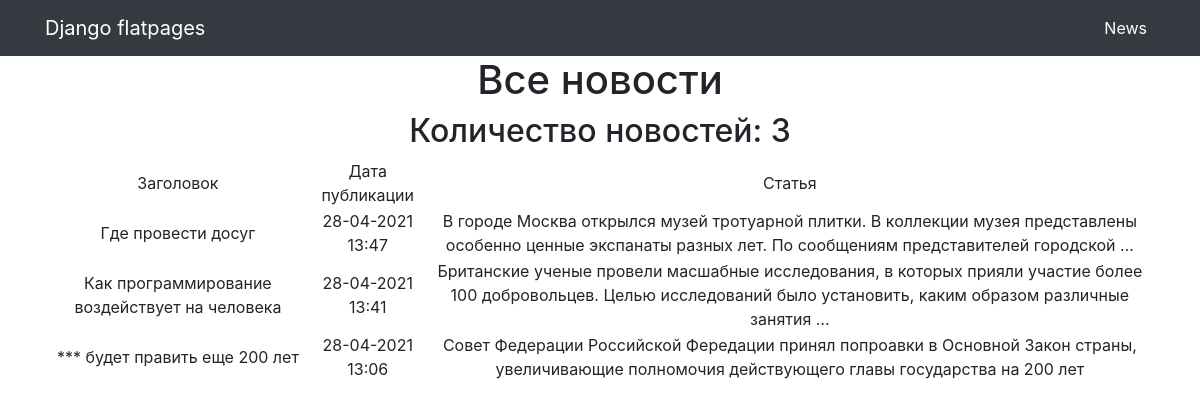
The app's page /allnews/, older data.
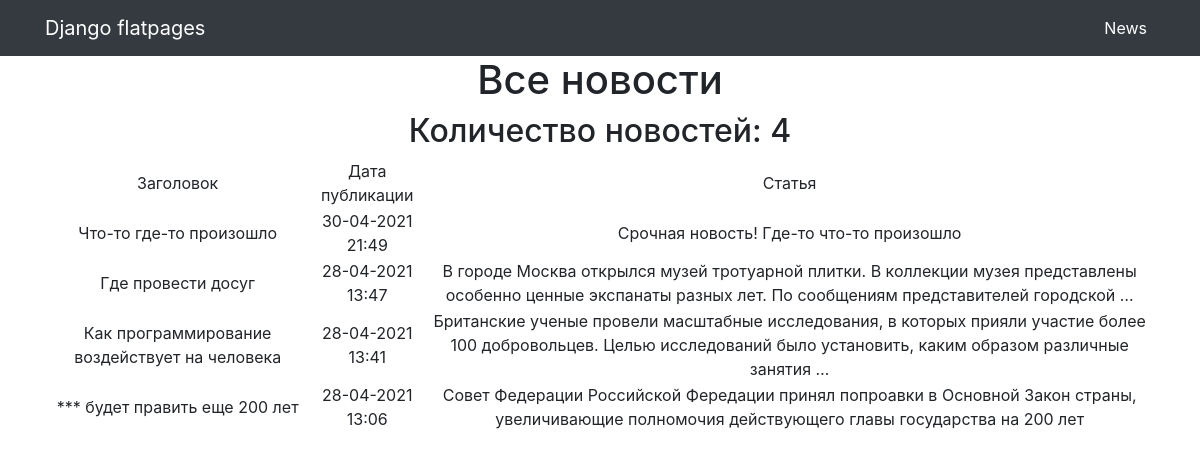
The same page, newer data.
### news/models.py (models this page shows, shortened)
class Post(models.Model):
    author = models.ForeignKey(to='Author',
                               on_delete = models.CASCADE,
                               related_name='allnews')
    type = models.CharField(max_length=3,
                            choices=POST_TYPES, )
    date_time = models.DateTimeField(auto_now_add=True)
    category = models.ManyToManyField(to='Category',
                                      through='PostCategory',
                                      related_name='allnews')
    header = models.TextField()
    text = models.TextField()
    rating = models.IntegerField(default=0)

### news/views.py (the view)
# urls.py: path('', NewsList.as_view()),
class NewsList(ListView):
    model = Post  # указываем модель, объекты которой мы будем выводить
    template_name = 'allnews.html'  # указываем имя шаблона, в котором будет лежать html, в котором будут все инструкции о том, как именно пользователю должны вывестись наши объекты
    context_object_name = 'allnews'  # это имя списка, в котором будут лежать все объекты, его надо указать, чтобы обратиться к самому списку объектов через html-шаблон
    queryset = Post.objects.order_by('-date_time')

### news/templatetags/custom_filters.py (called while the page is built)
@register.filter(name='censor') # регестрируем наш фильтр под именем multiply, чтоб django понимал, что это именно фильтр, а не простая функция
def censor(value): # первый аргумент здесь это то значение, к которому надо применить фильтр, второй аргуменит — это аргумент фильтра, т.е. примерно следующее будет в шаблоне value|multiply:arg
    for word in obscene_words:
        if word in value:
            new_value = value.replace(word, "***")
            return new_value
        else:
            return value

### templates/allnews.html (shortened to what this page needs)
{% extends 'flatpages/default.html' %}
{% load custom_filters %}
{% block content %}
<h1>Все новости</h1>
<h2>Количество новостей: {{ allnews|length }}</h2>
 {% if allnews %}
        <table>
            <tr>
                <td>
                    Заголовок
                </td>
                <td>
                    Дата публикации
                </td>
                <td>
                    Статья
                </td>
            </tr>
        {% for anews in allnews %}
            <tr>
                <td>
                    {{ anews.header| censor }}
                </td>
                <td>
                    {{ anews.date_time|date:'d-m-Y H:i' }}
                </td>
                <td>
                    {{ anews.text| truncatewords:20| censor }}
                </td>
            </tr>
        {% endfor %}
        </table>
    {% else %}
        <h2>Новостей нет!</h2>
    {% endif %}
{% endblock content %}

### templates/flatpages/default.html (shortened to what this page needs)
{% load static %}
<!DOCTYPE html>
<html lang="en">
<head>
  <link href="{% static 'vendor/bootstrap/css/bootstrap.min.css' %}" rel="stylesheet">
</head>
<body>
  <nav class="navbar navbar-expand-lg navbar-dark bg-dark static-top">
    <div class="container">
      <a class="navbar-brand" href="#">Django flatpages</a>
      <div class="collapse navbar-collapse" id="navbarResponsive">
        <ul class="navbar-nav ml-auto">
          <li class="nav-item active">
            <a class="nav-link" href=/allnews/>News
          </li>
        </ul>
      </div>
    </div>
  </nav>
  <div class="container">
    <div class="row">
      <div class="col-lg-12 text-center">
       {% block content %}{% endblock content %}
      </div>
    </div>
  </div>
</body>
</html>

Row changes from the older to the newer data that the page shows:
added Post: header|censor "Что-то где-то произошло", date_time "30-04-2021 21:49", text|censor "Срочная новость! Где-то что-то произошло"
changed Post "Как программирование воздействует на человека": text|censor "Британские ученые провели масшабные исследования, в которых прияли…" → "Британские ученые провели масштабные исследования, в которых прияли…"
Text that changed along with them:
{{ allnews|length }}: "3" → "4"
